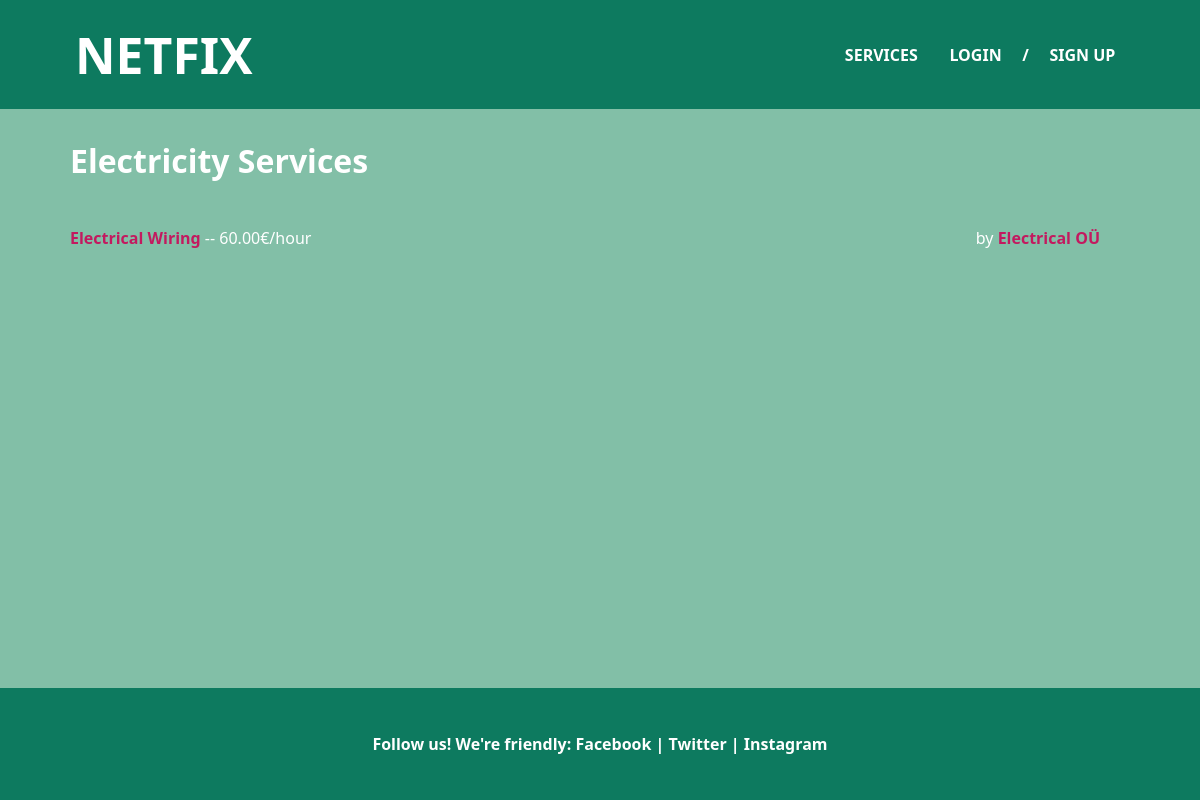
/services/Electricity/, run on the app's committed database.
### services/models.py (models this page shows, shortened)
class Service(models.Model):
    company = models.ForeignKey(Company, on_delete=models.CASCADE)
    name = models.CharField(max_length=40)
    description = models.TextField()
    price_hour = models.DecimalField(decimal_places=2, max_digits=100)
    choices = SERVICE_CHOICES
    field = models.CharField(
        max_length=30,
        choices=choices,
        blank=False,
        null=False
    )
    date = models.DateTimeField(auto_now=True, null=False)

### users/models.py (models this page shows, shortened)
class Company(models.Model):
    user = models.OneToOneField(
        User, on_delete=models.CASCADE, primary_key=True)
    choices = SERVICE_CHOICES
    field = models.CharField(
        max_length=70, choices=choices, blank=False, null=False)
    slug = models.SlugField(null=True)

class User(AbstractUser):
    username = models.CharField(max_length=30, unique=True)
    email = models.EmailField(max_length=50, unique=True)
    is_company = models.BooleanField(default=False)
    is_customer = models.BooleanField(default=False)
    USERNAME_FIELD = 'email'
    REQUIRED_FIELDS = ['username']
    slug = models.SlugField(null=True)

### services/views.py (the view)
# urls.py: path('<slug:field>/', v.service_field, name='services_field'),
def service_field(request, field):
    field = field.replace('-', ' ').title()
    services = Service.objects.filter(
        field=field)
    return render(request, 'services/field.html', {'services': services, 'field': field})

### services/templates/services/field.html (shortened to what this page needs)
{% extends 'main/base.html' %}
{% block content %}
    {% if services.all|length != 0 %}
        <div class="service-title">
            <p class="title">{{field}} Services</p>
        </div>
        <div class='services-list'>
            {% for service in services.all %}
                <div class="services-container">
                    <div class='service-list-info'>
                        <li><a href="/services/{{service.id}}">
                            {{ service.name }}
                            </a> -- {{ service.price_hour }}€/hour
                        </li>
                    </div>
                    <p class="service-footer">by <a href="/company/{{service.company.user.slug}}">{{service.company.user.username}}</a></p>
                </div>
            {% endfor %}
        </div>
    {% else %}
        <div class="not-available">
            <h2>Sorry. No {{field}} services available</h2>
        </div>
    {% endif %}
{% endblock %}

### static/css/style.css (style rules this page uses)
html, body, div, span, applet, object, iframe, h1, h2, h3, h4, h5, h6, p, blockquote, pre, a, abbr, acronym, address, big, cite, code, del, dfn, em, font, img, ins, kbd, q, s, samp, small, strike, strong, sub, sup, tt, var, b, u, i, center, dl, dt, dd, ol, ul, li, fieldset, form, label, legend, table, caption, tbody, tfoot, thead, tr, th, td { margin: 0; padding: 0; border: 0; font-size: 100%; vertical-align: baseline; }
* { box-sizing: border-box; }
@media screen and (min-width: 1025px) { html { font-size: 1rem; } }
.title { font-size: 2rem; font-weight: 900; color: white; }
.service-title { display: flex; align-items: center; justify-content: space-between; width: 100%; padding: 1.875rem 4.375rem; background-color: rgb(130, 191, 167); }
.services-list { display: flex; justify-content: space-between; align-items: center; flex-wrap: wrap; width: 100%; margin: 0 auto; background-color: rgb(130, 191, 167); }
.service-list-info li { list-style-type: none; color: white; }
.services-container { display: flex; justify-content: space-between; align-items: center; flex-wrap: wrap; width: 100%; padding: 0.938rem 4.375rem; background-color: rgb(130, 191, 167); color: white; }
.service-footer { margin: 0; margin-right: 1.875rem; color: white; }
a { color: rgb(195, 25, 95); text-decoration: none; font-weight: 900; }

### data on the page
Service: name "Electrical Wiring", price_hour "60.00", company.user.username "Electrical OÜ"

### other printed values
{{ field }} "Electricity"
